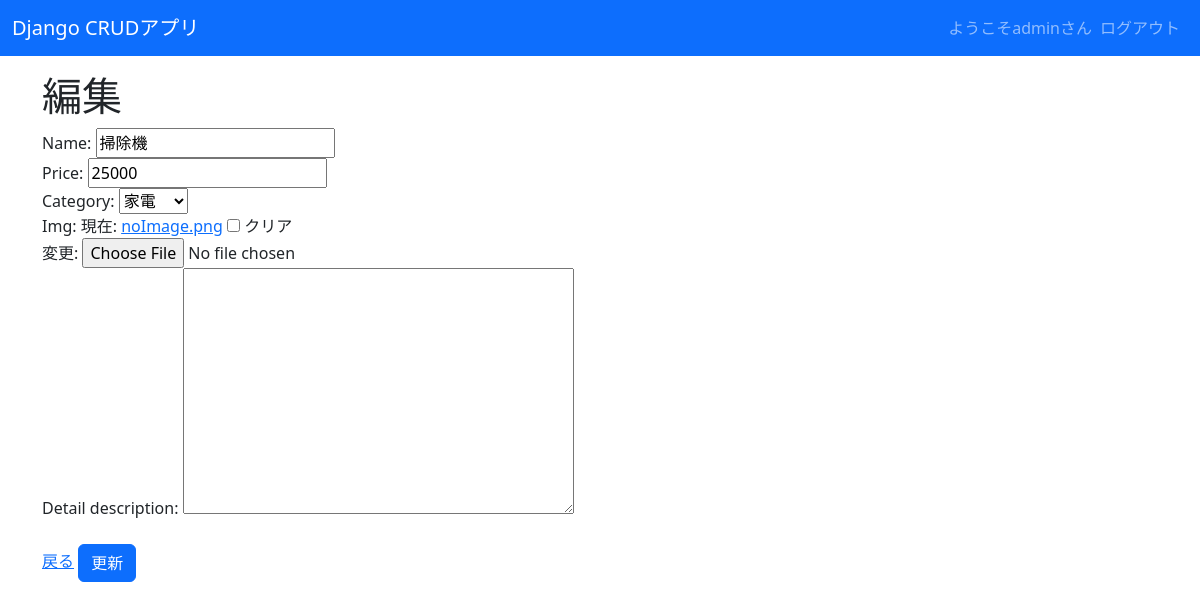
/crud/edit/2 (signed in), run on the app's committed database.
### crud/models.py (models this page shows, shortened)
class Product(models.Model):
    name = models.CharField(max_length=200)
    price = models.PositiveIntegerField()
    category = models.ForeignKey(Category, on_delete=models.CASCADE)
    img = models.ImageField(blank=True, default='noImage.png')
    detail_description = models.TextField(blank=True, null=True)

class Category(models.Model):
    name = models.CharField(max_length=200)
    def __str__(self):
        return self.name

### crud/views.py (the view)
# urls.py: path('crud/edit/<int:pk>', views.ProductUpdateView.as_view(), name="edit"),
class ProductUpdateView(LoginRequiredMixin,UpdateView):
    model = Product
    fields = '__all__'
    template_name_suffix = '_update_form'

### crud/templates/crud/product_update_form.html (shortened to what this page needs)
{% extends "base.html" %}
{% load bootstrap %}
{% block content %}
<h1>編集</h1>
<form method="post" entype="multipart/form-data">
    {{ form|bootstrap }}
    <br>
    <a href="{% url 'list' %}">戻る</a>
    <input type="submit" class="btn btn-primary" value="更新">
</form>
{% endblock %}

### crud/templates/base.html (shortened to what this page needs)
<!DOCTYPE html>
<html lang="ja">
    <head>
        <link href="https://cdn.jsdelivr.net/npm/bootstrap@5.3.0-alpha3/dist/css/bootstrap.min.css" rel="stylesheet">
    </head>
    <body>
        <nav class="navbar navbar-expand-lg navbar-dark bg-primary" style="margin-bottom: 1rem;">
            <div class="container-fluid">
                <a class="navbar-brand" href="{% url 'list %'}">Django CRUDアプリ</a>
                <div class="collapse navbar-collapse" id="navbarNav">
                    <ul class="navbar-nav ms-auto">
                        {% if request.user.is_authenticated %}
                        <span class="navbar-text">
                            ようこそ{{ user.get_username }}さん
                        </span>
                        <li class="nav-item">
                            <form action="{% url 'logout' %}" method="post">
                                <input class="nav-link" type="submit" value="ログアウト">
                            </form>
                        </li>
                    </ul>
                </div>
            </div>
        </nav>
        <div class="container">
        {% block content %}{% endblock %}
        </div>
    </body>
</html>

### data on the page
Product: name "掃除機", price "25000", category "家電"

### other printed values
{{ user.get_username }} "admin"
